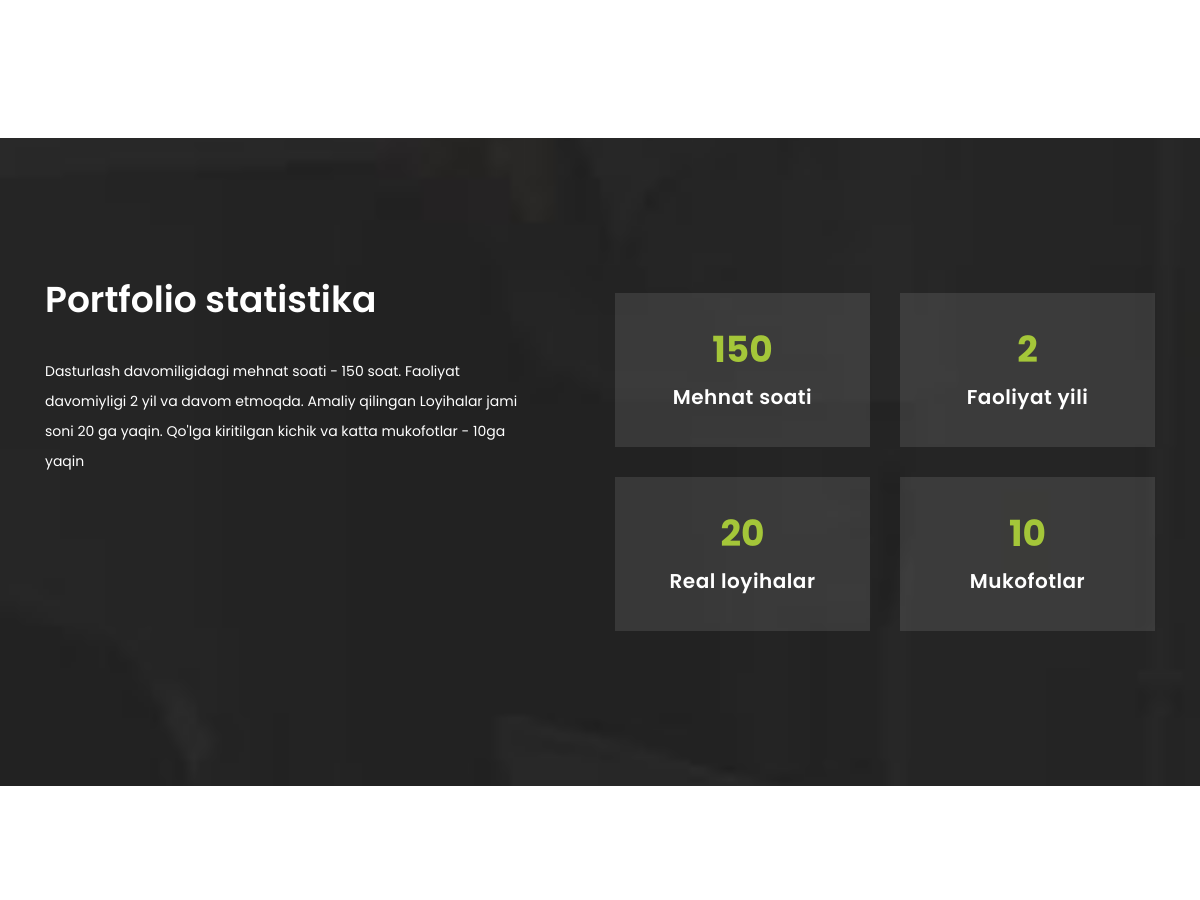
Before: / (middle part) with the older database file.
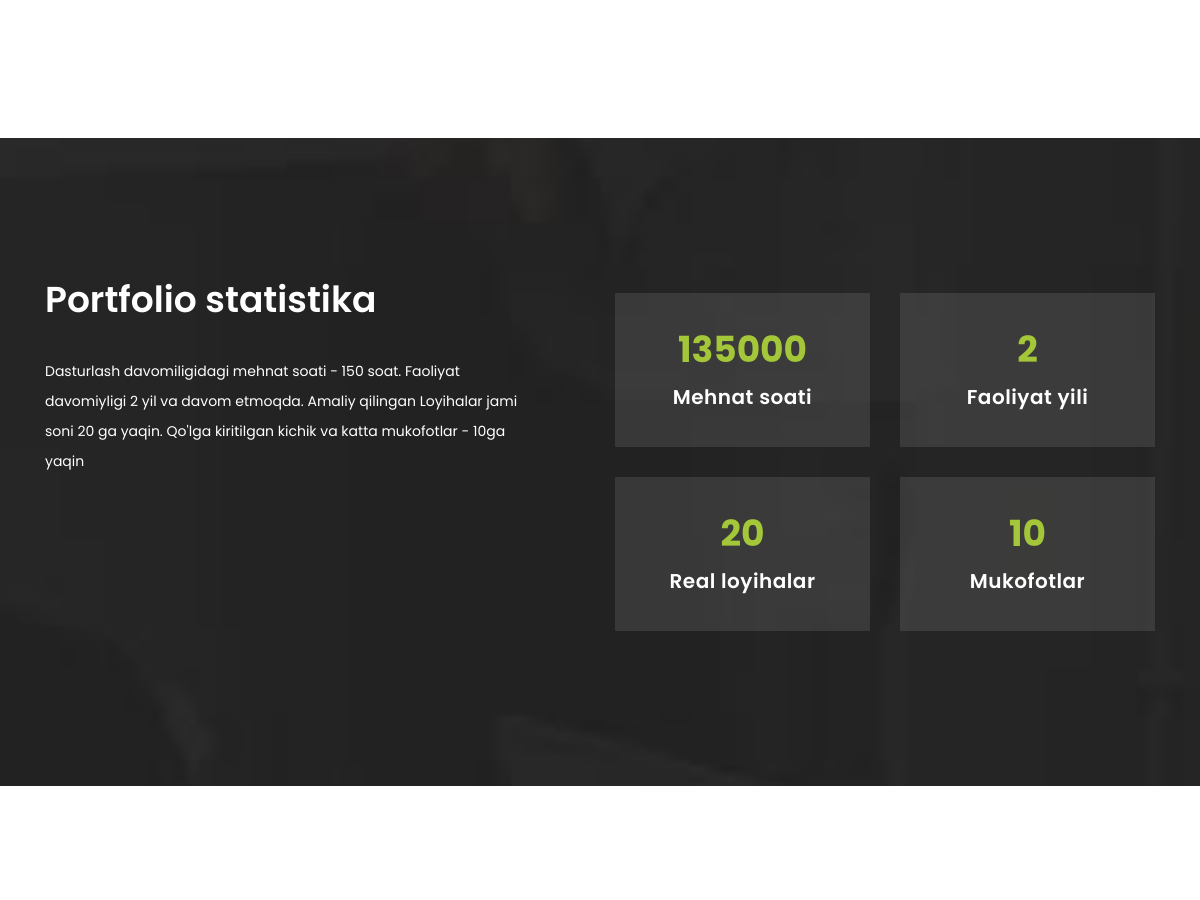
After: the same page with the newer database file.
### user/models.py (models this page shows, shortened)
class Infomatsion(models.Model):
    frist_name = models.CharField(max_length=50)
    last_name = models.CharField(max_length=50)
    birthday = models.DateField()
    phonenumer = models.CharField(max_length=50)
    photo = models.ImageField(upload_to='photos/%Y/%m/%d/',null=True,default='photos/default.jpg')
    mehnat = models.IntegerField(default=0)
    faoliyat = models.IntegerField(default=0)
    project = models.IntegerField(default=0)
    mukofot = models.IntegerField(default=0)
    def fullname(self):
        return self.frist_name + ' ' + self.last_name
    class Meta:
        verbose_name="Men haqimda ma'lumot"
        verbose_name_plural = "Men haqimda ma'lumotlar"

### user/views.py (the view)
# urls.py: path('', Index.as_view(), name='index'),
class Index(View):
    def get(self, request):
        info = Infomatsion.objects.get(pk=1)
        service = Service.objects.all()
        documents = Document.objects.all()
        return render(request, 'index.html',
                      {'info': info,
                       'service': service,
                       'documents': documents})

### user/templates/index.html (shortened to what this page needs)
{% extends 'base.html' %}
{% load static %}
{% block content %}
  <div class="fun-facts">
    <div class="container">
      <div class="row">
        <div class="col-md-6">
          <div class="left-content">
            <h2>Portfolio statistika</h2>
            <p>Dasturlash davomiligidagi mehnat soati - 150 soat.
              Faoliyat davomiyligi 2 yil va davom etmoqda. Amaliy qilingan Loyihalar jami soni 20 ga yaqin.
              Qo'lga kiritilgan kichik va katta mukofotlar - 10ga yaqin
            </p>
          </div>
        </div>
        <div class="col-md-6 align-self-center">
          <div class="row">
            <div class="col-md-6">
              <div class="count-area-content">
                <div class="count-digit">{{ info.mehnat }}</div>
                <div class="count-title">Mehnat soati</div>
              </div>
            </div>
            <div class="col-md-6">
              <div class="count-area-content">
                <div class="count-digit">{{ info.faoliyat }}</div>
                <div class="count-title">Faoliyat yili</div>
              </div>
            </div>
            <div class="col-md-6">
              <div class="count-area-content">
                <div class="count-digit">{{ info.project }}</div>
                <div class="count-title">Real loyihalar</div>
              </div>
            </div>
            <div class="col-md-6">
              <div class="count-area-content">
                <div class="count-digit">{{info.mukofot}}</div>
                <div class="count-title">Mukofotlar</div>
              </div>
            </div>
          </div>
        </div>
      </div>
    </div>
  </div>
  {% endblock content %}

### templates/base.html (shortened to what this page needs)
{% load static %}
<!DOCTYPE html>
<html lang="en">
<head>
  <link rel="stylesheet" href="{% static 'bootstrap/css/bootstrap.min.css' %}">
  <link rel="stylesheet" href="{% static 'assets/css/fontawesome.css' %}">
  <link rel="stylesheet" href="{% static 'assets/css/templatemo-finance-business.css' %}">
  <link rel="stylesheet" href="{% static 'assets/css/owl.css' %}">
  <link rel="stylesheet" href="https://cdnjs.cloudflare.com/ajax/libs/font-awesome/4.7.0/css/font-awesome.min.css">
</head>
<body>
    {% block content %}
    {% endblock content %}
</body>

### static/assets/css/templatemo-finance-business.css (style rules this page uses)
body { font-family: 'Poppins', sans-serif; overflow-x: hidden; text-rendering: optimizeLegibility; -webkit-font-smoothing: antialiased; -moz-osx-font-smoothing: grayscale; }
p { margin-bottom: 0px; font-size: 14px; color: #666666; line-height: 30px; }
h1,h2,h3,h4,h5,h6 { margin: 0px; }
*, *:before, *:after { -webkit-box-sizing: border-box; box-sizing: border-box; -webkit-font-smoothing: antialiased; -moz-osx-font-smoothing: grayscale; }
.fun-facts { margin-top: 140px; background-image: url(../images/fun-facts-bg.jpg); background-position: center center; background-repeat: no-repeat; background-size: cover; background-attachment: fixed; padding: 140px 0px; color: #fff; }
.fun-facts h2 { font-size: 36px; font-weight: 600; margin-bottom: 35px; }
.fun-facts p { color: #fff; margin-bottom: 40px; }
.fun-facts .left-content { margin-right: 45px; }
.count-area-content { text-align: center; background-color: rgba(250,250,250,0.1); padding: 25px 30px 35px 30px; margin: 15px 0px; }
.count-digit { margin: 5px 0px; color: #a4c639; font-weight: 700; font-size: 36px; }
.count-title { font-size: 20px; font-weight: 600; color: #fff; letter-spacing: 0.5px; }

Changed rows visible on the page:
changed Infomatsion: mehnat "150" → "135000"
